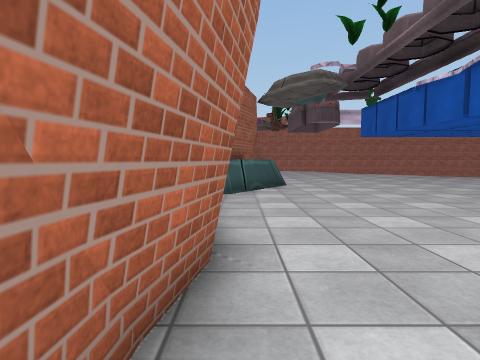
[1] (above)

18 first-person views from a walk through a 3-D level made in the Unity game engine. The camera is 1.2 m above the floor, tilts 4° down and sees 80° across. The floor is counted in squares, 1 m on a side. Each view is taken from the middle of a square. On the plan, view 1 faces up. The plan holds only what a view shows up to about 13 squares ahead; the rest is blank. The place goes on beyond the plan. The player is left out. Some animated figures are not drawn. Some surface patterns are stand-ins.

[2]
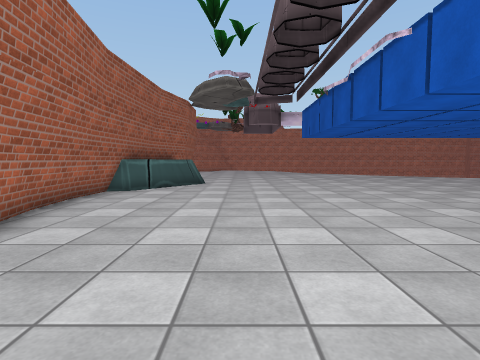

[3]
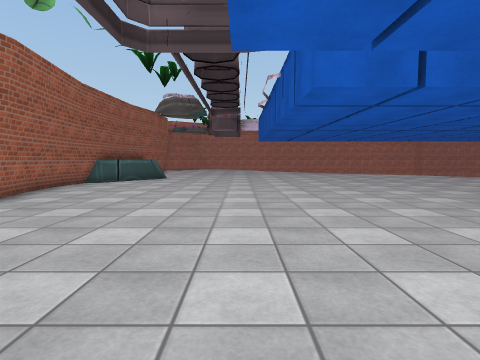

[4]
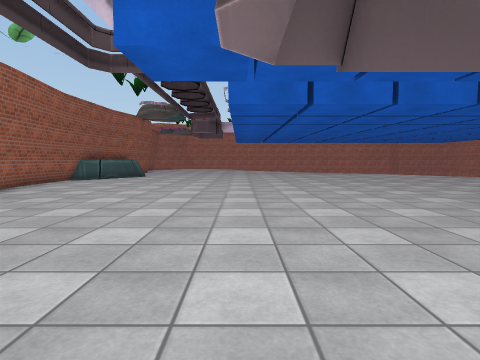

[5]
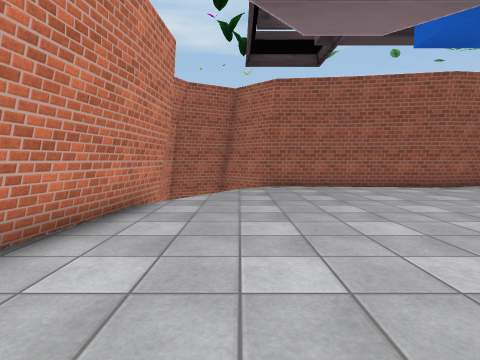

[6]
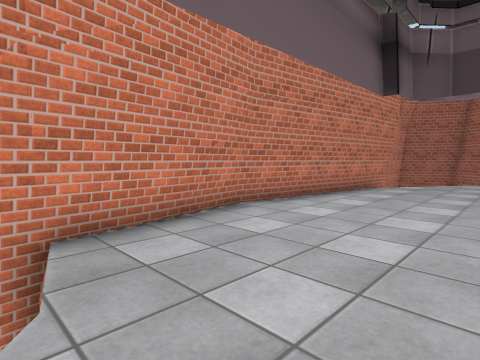

[7]
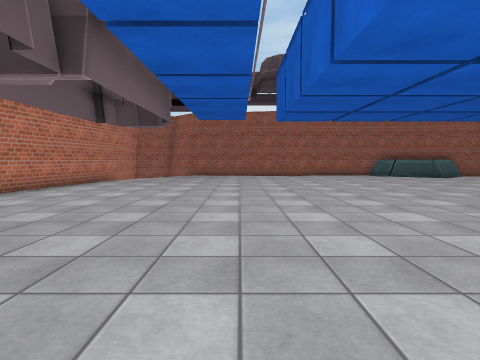

[8]
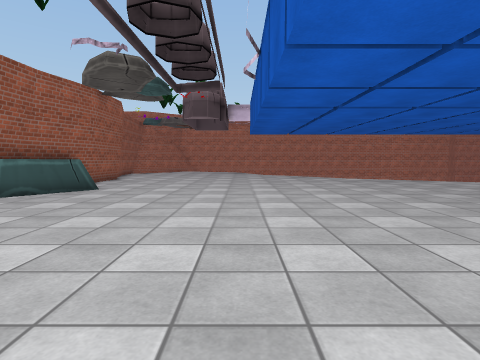

[9]
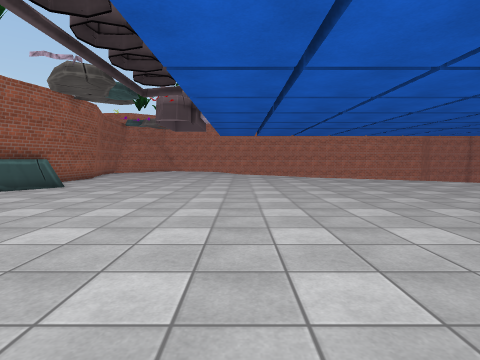

[10]
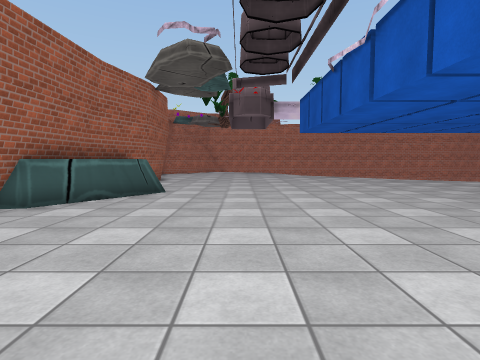

[11]
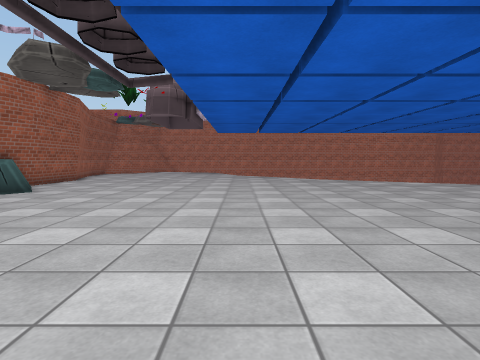

[12]
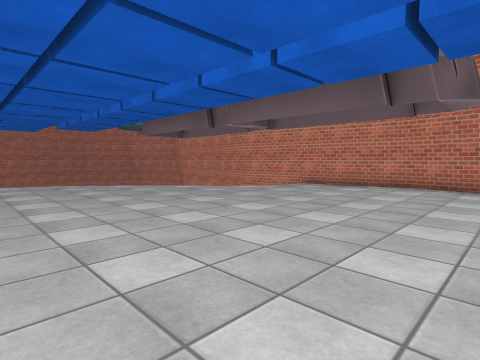

[13]
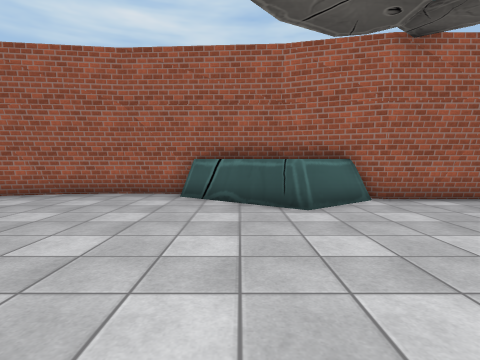

[14]
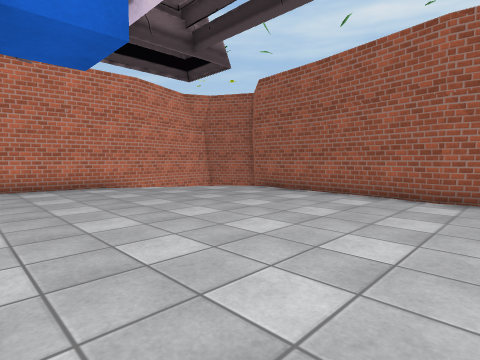

[15]
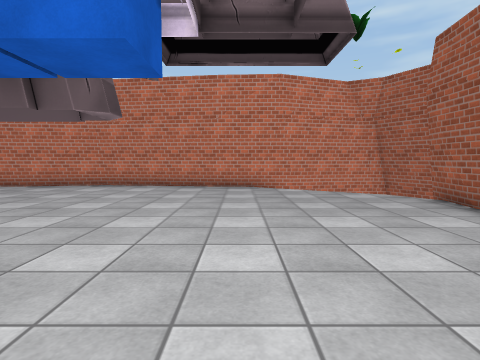

[16]
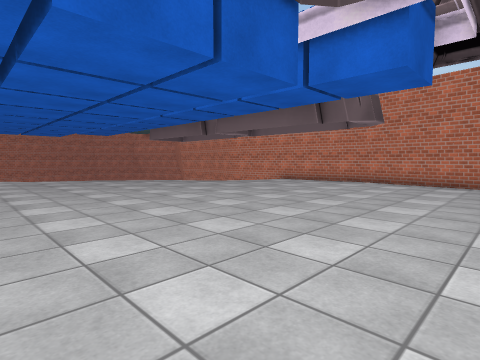

[17]
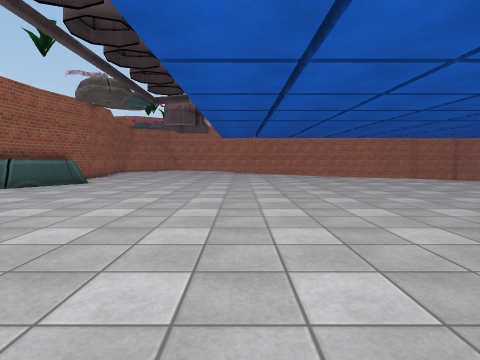

[18]
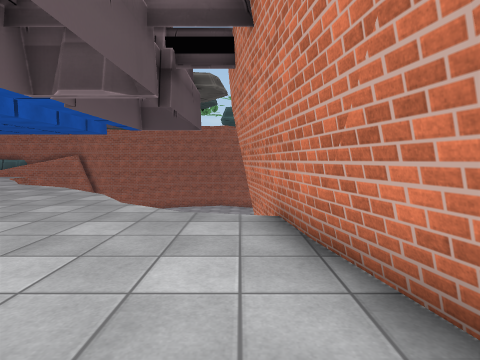

### Floor plan
Points are (right, up) in squares from view 1. A wall is a line through its corners. A room is listed if a view was taken in it or the views show most of it. See-through windows are left out.
Room 1 (views 1, 2, 3, 4, 5, 6, 7, 8, 9, 10, 11, 12, 13, 14, 15, 16, 17, 18)
walls: (-0.4, 4.6) (-0.1, 3.6) (-0.7, 0.5); (-0.9, 5.8) (-0.3, 3.5); (-0.7, 1.7) (-0.9, -2.6); (-0.8, 8.1) (-0.3, 4.3); (-0.9, 8) (-0.5, 4.8); (-0.7, -0.8) (-0.7, -3); (5.7, -7.5) (11.7, -8.3) (16.3, -7.3); (0, 13.3) (-0.2, 9.5); (-0.7, -2.2) (-1, -4.2); (-0.8, 13.4) (-0.8, 7.9); (2.8, -7.3) (11.8, -8.5) (17.8, -7.2); (0.1, 15.6) (1.7, 13.4) (-0.6, 10.1); (0.6, 16.4) (-0.6, 13.2); (0.7, -7.9) (3, -7.4)
low walls: (-0.3, 3.5) (-0.6, 1.6); (16.2, -7.7) (17.9, -7.5); (-1.1, 7.9) (-0.9, 5.4); (9.1, -8.3) (10.7, -8.5); (-0.9, 10.1) (-1, 7.7); (0.7, 15.5) (2.1, 13.6) (-0.1, 10.5); (2.8, -7.6) (5.6, -7.8); (0.2, 15.8) (1.8, 13.6); (0.5, 16.4) (0.1, 15.6)

Where each view was taken, in squares from view 1:
view 1: 0 up, 0 right, facing up
view 2: 1 down, 4 right, facing up
view 3: 5 down, 7 right, facing up
view 4: 7 down, 9 right, facing up
view 5: 5 down, 12 right, facing left
view 6: 3 down, 17 right, facing down-left
view 7: 0 up, 21 right, facing left
view 8: 2 up, 8 right, facing up
view 9: 1 up, 10 right, facing up
view 10: 3 up, 5 right, facing up
view 11: 3 up, 10 right, facing up
view 12: 5 up, 8 right, facing down-right
view 13: 12 up, 9 right, facing left
view 14: 5 up, 9 right, facing down-left
view 15: 5 up, 5 right, facing down
view 16: 7 up, 5 right, facing down-right
view 17: 1 down, 10 right, facing up
view 18: 7 down, 10 right, facing right
